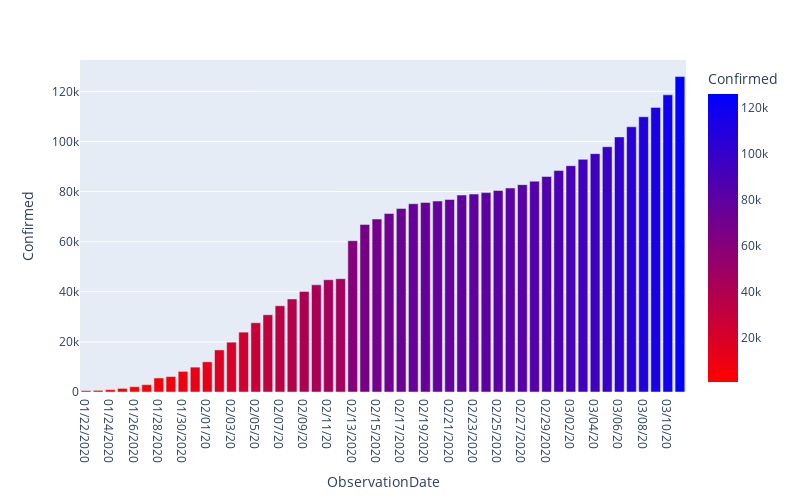

The notebook cell saved with this chart:
### Code cell
"Confirmed all the time"
import plotly.express as px
#plt.figure(figsize = (24, 15))
fig = px.bar(c, 'ObservationDate',
             'Confirmed',
             color = 'Confirmed',
             color_continuous_scale='Bluered_r',
            width = 800, height = 500)
fig.show()
#plt.xticks(rotation = 90)
#plt.xlabel('Date')"

### Figure 1 — Plotly figure (JSON) as saved in the notebook; plotly's stock layout.template omitted (floating-point values rounded to 4 significant figures)
{"data": [{"alignmentgroup": "True", "hoverlabel": {"namelength": 0}, "hovertemplate": "ObservationDate=%{x}<br>Confirmed=%{marker.color}", "legendgroup": "", "marker": {"color": [555, 653, 941, 1438, 2118, 2927, 5578, 6165, 8235, 9925, 12038, 16787, 19881, 23892, 27636, 30818, 34392, 37121, 40151, 42763, 44803, 45222, 60370, 66887, 69032, 71226, 73260, 75138, 75641, 76199, 76843, 78599, 78985, 79570, 80415, 81397, 82756, 84124, 86013, 88371, 90309, 92844, 95124, 97886, 101800, 105836, 109835, 113582, 118582, 125865], "coloraxis": "coloraxis"}, "name": "", "offsetgroup": "", "orientation": "v", "showlegend": false, "textposition": "auto", "type": "bar", "x": ["01/22/2020", "01/23/2020", "01/24/2020", "01/25/2020", "01/26/2020", "01/27/2020", "01/28/2020", "01/29/2020", "01/30/2020", "01/31/2020", "02/01/20", "02/02/20", "02/03/20", "02/04/20", "02/05/20", "02/06/20", "02/07/20", "02/08/20", "02/09/20", "02/10/20", "02/11/20", "02/12/20", "02/13/2020", "02/14/2020", "02/15/2020", "02/16/2020", "02/17/2020", "02/18/2020", "02/19/2020", "02/20/2020", "02/21/2020", "02/22/2020", "02/23/2020", "02/24/2020", "02/25/2020", "02/26/2020", "02/27/2020", "02/28/2020", "02/29/2020", "03/01/20", "03/02/20", "03/03/20", "03/04/20", "03/05/20", "03/06/20", "03/07/20", "03/08/20", "03/09/20", "03/10/20", "03/11/20"], "xaxis": "x", "y": [555, 653, 941, 1438, 2118, 2927, 5578, 6165, 8235, 9925, 12038, 16787, 19881, 23892, 27636, 30818, 34392, 37121, 40151, 42763, 44803, 45222, 60370, 66887, 69032, 71226, 73260, 75138, 75641, 76199, 76843, 78599, 78985, 79570, 80415, 81397, 82756, 84124, 86013, 88371, 90309, 92844, 95124, 97886, 101800, 105836, 109835, 113582, 118582, 125865], "yaxis": "y"}], "layout": {"barmode": "relative", "coloraxis": {"colorbar": {"title": {"text": "Confirmed"}}, "colorscale": [[0, "rgb(255,0,0)"], [1, "rgb(0,0,255)"]]}, "height": 500, "legend": {"tracegroupgap": 0}, "margin": {"t": 60}, "width": 800, "xaxis": {"anchor": "y", "domain": [0, 1], "title": {"text": "ObservationDate"}}, "yaxis": {"anchor": "x", "domain": [0, 1], "title": {"text": "Confirmed"}}}}
